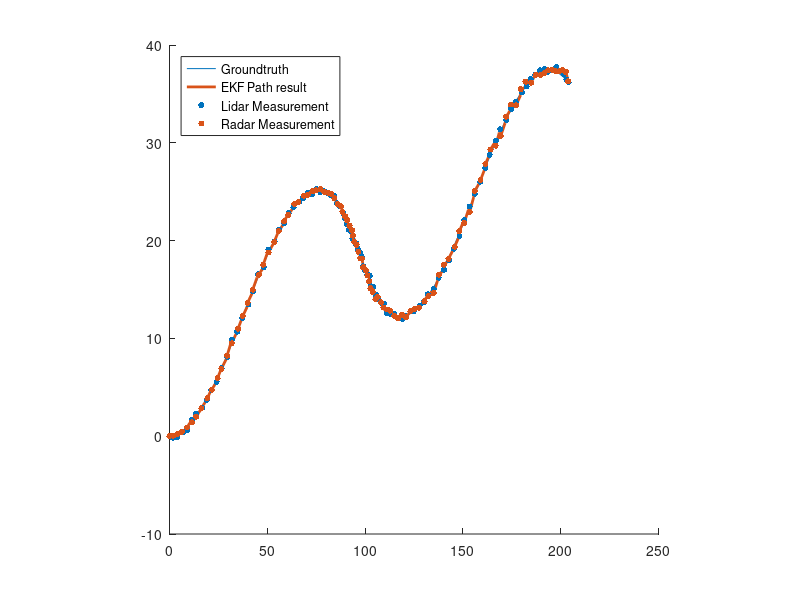

MATLAB code for this plot:
clear;
clf;
dt = 0.1;
%Data = csvread('Radar_Lidar_Data1.csv',1,1);
Data = csvread('Radar_Lidar_Data2.csv',1,1);
Radar_Measurement = [];
Lidar_Measurement = [];
EKF_Path = [];

F = [[1, 0, dt, 0];
     [0, 1, 0, dt];
     [0, 0, 1, 0];
     [0, 0, 0, 1]];
 
u = 0;
B = [(dt^2)/2 (dt^2)/2 dt dt]';

P = [[1, 0, 0, 0];
     [0, 1, 0, 0];
     [0, 0, 1000, 0];
     [0, 0, 0, 1000]];


R_l = [[0.0025, 0];
       [0, 0.0025]];
  
R_r = [[0.09, 0, 0];
      [0, 0.005, 0];
      [0, 0, 0.09]];
 

Q = [(dt^2)/4 0 (dt^3)/2 0;
     0 (dt^2)/4 0 (dt^3)/2;
     (dt^3/2) 0 (dt^2) 0;
     0 (dt^3)/2 0 (dt^2)];


H = [[1, 0, 0, 0];
     [0, 1, 0, 0]];

I = eye(4);

if (Data(1,1) == 1)
    x = [Data(1,2); Data(1,3); 0; 0];
else
    x = [Data(1,2); Data(1,3); Data(1,4); 0];
end

for n = 1:length(Data)
    
    if (Data(n,1) == 2)
        
        %prediction
        x = F * x + B*u;
        P = F * P * transpose(F) + Q;

        %measurement update
        Z = Data(n,2:4);
        X = Z(1)*cos(Z(2));
        Y = Z(1)*sin(Z(2));
        VX = Z(3)*cos(Z(2));
        VY = Z(3)*sin(Z(2));

        c1 = X^2 + Y^2;
        c2 = sqrt(c1);
        c3 = c1 * c2;
        if (c1==0 || c2==0 || c3==0)
            H_Jac = [[0, 0, 0, 0];
                     [0, 0, 0, 0];
                     [0, 0, 0, 0]];
        else
            H_Jac = [[X/c2, Y/c2, 0, 0];
                    [-Y/c1, X/c1, 0, 0];
                    [(Y*(VX*Y-VY*X))/c3, (X*(X*VY-Y*VX))/c3, X/c2, Y/c2]];
        end
        Z_Car = [X; Y; VX; VY];
        y = transpose(Z) - (H_Jac * Z_Car);
        S = H_Jac * P * transpose(H_Jac) + R_r;
        K = P * transpose(H_Jac) * inv(S);
        x = Z_Car + (K * y);
        P = (I - (K * H_Jac)) * P;
        EKF_Path = [EKF_Path;[x(1),x(2)]];
        Radar_Measurement = [Radar_Measurement; Data(n,2:4)];
    
    else
        
        %prediction
        x = (F * x) + B*u;
        P = F * P * transpose(F) + Q;

        %measurement update
        Z = Data(n,2:3);
        y = transpose(Z) - (H * x);
        S = H * P * transpose(H) + R_l;
        K = P * transpose(H) * inv(S);
        x = x + (K * y);
        P = (I - (K * H)) * P;
        EKF_Path = [EKF_Path;[x(1),x(2)]];
        Lidar_Measurement = [Lidar_Measurement; Data(n,2:3)];
    end
    
end

for i = 1:length(Radar_Measurement)
    Radar_Measurement_Cart(i,:) = [[Radar_Measurement(i,1),0];[0, Radar_Measurement(i,1)]]*[cos(Radar_Measurement(i,2));sin(Radar_Measurement(i,2))];
end

hold on;

plot(Data(:,6),Data(:,7))
plot(EKF_Path(:,1),EKF_Path(:,2),'linewidth',2)
scatter(Lidar_Measurement(:,1),Lidar_Measurement(:,2),20,'filled','blue');
scatter(Radar_Measurement_Cart(:,1),Radar_Measurement_Cart(:,2),20,'filled','g');

legend('Groundtruth','EKF Path result','Lidar Measurement','Radar Measurement','Location','northwest');
axis square;
hold off;
